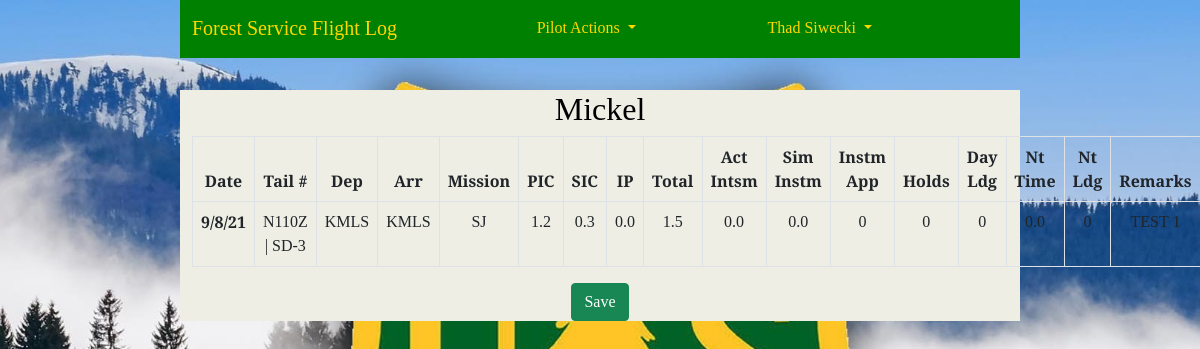
/pilot_log/7/ (signed in), run on the app's committed database.
### accounts/models.py (models this page shows, shortened)
class CustomUser(AbstractUser):
    REGION_CHOICES = [
        ('1', '1 - Northern'),
        ('2', '2 - Rocky Mountain'),
        ('3', '3 - Southwestern'),
        ('4', '4 - Intermountain'),
        ('5', '5 - Pacific Southwest'),
        ('6', '6 - Pacific Northwest'),
        ('8', '8 - Southern'),
        ('9', '9 - Eastern'),
        ('10', '10 - Alaska'),
        ('WO', 'Washington Office'),
    ]
    '''username = None
    email = models.EmailField(_('email address'), unique=True)'''
    region = models.CharField(
        max_length=4,
        choices=REGION_CHOICES,
        default='WO',
        null=False,
        blank=False
        )
    base = models.CharField(max_length=20, blank=True)
    office_phone = models.CharField(max_length=12, blank=True)
    cell_phone = models.CharField(max_length=12, blank=True)
    date_of_hire = models.DateField(null=True, blank=True)
    pilot_cert_number = models.CharField(max_length=20, blank=True)
    atp = models.BooleanField(default=False)
    cfi = models.BooleanField(default=False)
    cfii = models.BooleanField(default=False)
    mei = models.BooleanField(default=False)
    commercial_rating = models.BooleanField(default=False)
    medical_class = models.IntegerField(null=True, blank=True)
    date_of_medical = models.DateField(null=True, blank=True)
    user_supervisor = models.ForeignKey(
        'self',
        on_delete=models.PROTECT,
        limit_choices_to={'is_supervisor': True},
        blank=True,
        null=True
        )
    is_supervisor = models.BooleanField(default=False)
    is_captain = models.BooleanField(default=False)
    smokejumper_msn_eval_date = models.DateField(null=True, blank=True)
    equipment_eval_date = models.DateField(null=True, blank=True)
    order = ('username',)
    USERNAME_FIELD = 'username'
    REQUIRED_FIELDS = []

### pilot_log/models.py (models this page shows, shortened)
class FlightDetail(models.Model):
    pilot = models.ForeignKey(
        'accounts.CustomUser',
        on_delete = models.CASCADE,
        blank=False,
        null=False,
        )
    date_of_flight = models.DateField(null=False, blank=False)
    tail_number = models.ForeignKey(
        'Aircraft',
        on_delete = models.PROTECT,
        blank=False,
        null=False,
        )
    depart_ICAO = models.CharField(max_length=4, null=False, blank=False)
    arrival_ICAO = models.CharField(max_length=4, null=False, blank=False)
    msn_type = models.CharField(
        max_length=20,
        choices=settings.MISSION_CHOICES,
        null=False,
        blank=False,
        )
    pic_time = models.DecimalField(max_digits=2, decimal_places=1, default=0.0)
    sic_time = models.DecimalField(max_digits=2, decimal_places=1, default=0.0)
    instructor_time = models.DecimalField(max_digits=2, decimal_places=1, default=0.0)
    total_time = models.DecimalField(max_digits=2, decimal_places=1, null=True, blank=True)
    act_instrument_time = models.DecimalField(max_digits=2, decimal_places=1, default=0.0)
    sim_instrument_time = models.DecimalField(max_digits=2, decimal_places=1, default=0.0)
    instrument_appchs = models.IntegerField(default=0)
    holds = models.IntegerField(default=0)
    day_landings = models.IntegerField(default=0)
    night_time = models.DecimalField(max_digits=2, decimal_places=1, default=0.0)
    night_landings = models.IntegerField(default=0)
    remarks = models.TextField(max_length=250, blank=True, default='')
    class Meta:
        ordering = ['-date_of_flight']
        get_latest_by = 'date_of_flight'

class Aircraft(models.Model):
    tail_number = models.CharField(
        max_length=10,
        primary_key=True
        )
    aircraft_type = models.CharField(
        max_length=15,
        choices=settings.AIRCRAFT_TYPES,
        null=False,
        blank=False
    )
    def __str__(self):
        return f'{self.tail_number} | {self.aircraft_type}'

### pilot_log/views.py (the view)
# urls.py: path('<int:pk>/', FlightDetailView.as_view(), name='flight_detail'),
class FlightDetailView(LoginRequiredMixin, DetailView):
    model = FlightDetail
    template_name = "flight_detail.html"

### templates/flight_detail.html (shortened to what this page needs)
{% extends 'base.html' %}
{% load crispy_forms_tags %}
{% block content %}
    <div class="container">
        <h2>{{ flightdetail.pilot.last_name }}</h2>
        <form method="POST">
        <table class="table table-bordered t1">
            <thead class="thead-light">
                <tr>
                    <th scope="col">Date</th>
                    <th scope="col">Tail #</th>
                    <th scope="col">Dep</th>
                    <th scope="col">Arr</th>
                    <th scope="col">Mission</th>
                    <th scope="col">PIC</th>
                    <th scope="col">SIC</th>
                    <th scope="col">IP</th>
                    <th scope="col">Total</th>
                    <th scope="col">Act Intsm</th>
                    <th scope="col">Sim Instm</th>
                    <th scope="col">Instm App</th>
                    <th scope="col">Holds</th>
                    <th scope="col">Day Ldg</th>
                    <th scope="col">Nt Time</th>
                    <th scope="col">Nt Ldg</th>
                    <th scope="col">Remarks</th>
                </tr>
            </thead>
        <tbody>
                <tr>
                    <th scope="row">{{ flightdetail.date_of_flight|date:"n/j/y" }}</th>
                    <td>{{ flightdetail.tail_number }}</td>
                    <td>{{ flightdetail.depart_ICAO }}</td>
                    <td>{{ flightdetail.arrival_ICAO }}</td>
                    <td>{{ flightdetail.msn_type }}</td>
                    <td>{{ flightdetail.pic_time }}</td>
                    <td>{{ flightdetail.sic_time }}</td>
                    <td>{{ flightdetail.instructor_time }}</td>
                    <td>{{ flightdetail.total_time }}</td>
                    <td>{{ flightdetail.act_instrument_time }}</td>
                    <td>{{ flightdetail.sim_instrument_time }}</td>
                    <td>{{ flightdetail.instrument_appchs }}</td>
                    <td>{{ flightdetail.holds }}</td>
                    <td>{{ flightdetail.day_landings }}</td>
                    <td>{{ flightdetail.night_time }}</td>
                    <td>{{ flightdetail.night_landings }}</td>
                    <td>{{ flightdetail.remarks }}</td>
                </tr>
            </tbody>
        </table>
        <button class="btn btn-success ml-2" type="submit">Save</button>
        </form>
    </div>
{% endblock content %}

### templates/base.html (shortened to what this page needs)
{% load static %}
<!DOCTYPE html>
<html>
    <head>
        <link href="https://cdn.jsdelivr.net/npm/bootstrap@5.1.0/dist/css/bootstrap.min.css" rel="stylesheet"
>
        <link
            href="{% static 'css/base.css' %}"
            rel="stylesheet">
    </head>
    <body>
        <nav class="navbar navbar-expand-lg navbar-nb2">
            <div class="container-fluid">
                <a class="navbar-brand" href="{% url 'home' %}">Forest Service Flight Log</a>
                <div class="collapse navbar-collapse" id="navbarSupportedContent">
                {% if user.is_authenticated %}
                    <ul class="navbar-nav mx-auto mb-2 mb-lg-0">
                        <li class="nav-item dropdown">
                            <a class="nav-link active dropdown-toggle pa_1" href="#" id="navbarDropdown" role="button" data-bs-toggle="dropdown">
                                Pilot Actions
                            </a>
                        </li>
                    </ul>
                    <ul class="navbar-nav flex-row-reverse">
                        <li class="nav-item dropdown">
                            <a class="nav-link active dropdown-toggle pw_1" href="#" id="profileDropdown" role="button" data-bs-toggle="dropdown">
                                {{ user.get_full_name }}
                            </a>
                        </li>
                    </ul>
                    {% endif %}
                </div>
            </div>
        </nav>
        {% block content %}
        {% endblock content %}
    </body>
</html>

### static/css/base.css (style rules this page uses)
body { font-family: 'Playfair Display', serif; background: rgb(238, 238, 229) url("/static/img/sf_logo4.jpg") no-repeat; background-size: cover; background-position: center center; background-repeat: no-repeat; background-attachment: fixed; background-size: cover; color: black; }
form { color: black; background-color: rgb(238, 238, 229); border-radius: 10px; }
.navbar { background-color: green; border-bottom: 2px solid green; margin-bottom: 2rem; display: flex; }
.navbar-brand { color:gold; }
.pa_1 { color:gold; }
.pw_1 { color: gold; margin-right: 8rem; }
.container { text-align: center; background-color: rgb(238, 238, 229); }
@media only screen and (min-width: 768px) { body { width:auto; margin-left:auto; margin-right:auto; } }
@media only screen and (min-width: 768px) { body { width: 70%; margin-left:auto; margin-right:auto; } }
@media only screen and (min-width: 600px) { body { display: 50%; } }

### data on the page
CustomUser: get_full_name "Thad Siwecki"
FlightDetail: pilot.last_name "Mickel", date_of_flight "9/8/21", tail_number "N110Z | SD-3", depart_ICAO "KMLS", arrival_ICAO "KMLS", msn_type "SJ", pic_time "1.2", sic_time "0.3", instructor_time "0.0", total_time "1.5", act_instrument_time "0.0", sim_instrument_time "0.0", instrument_appchs "0", holds "0", day_landings "0", night_time "0.0", night_landings "0", remarks "TEST 1"
